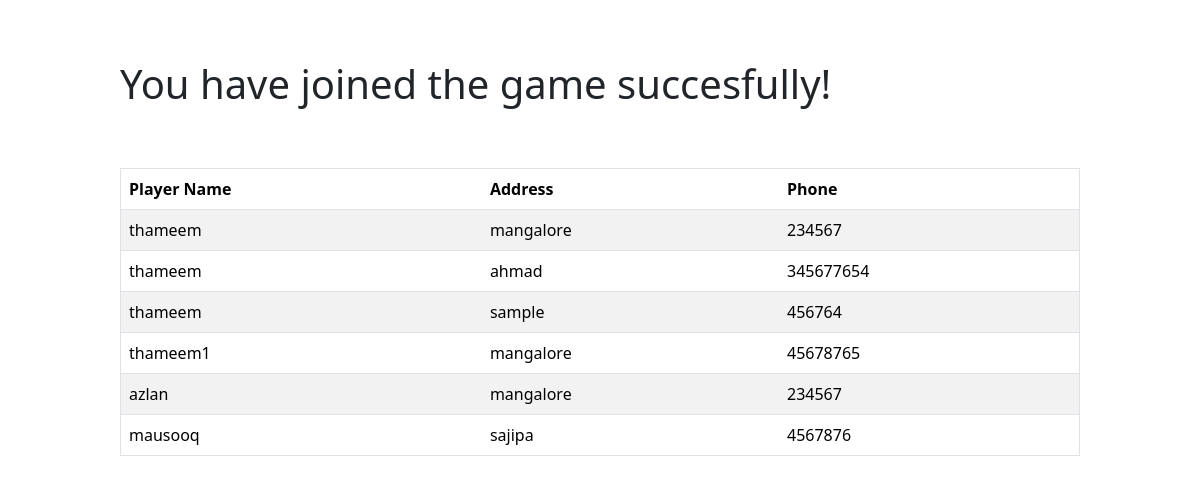
Screenshot of /game/1/players_list (signed in) with the database file from the repository.
### app.py (models this page shows)
class Player(db.Model):
    id = db.Column(db.Integer, primary_key=True)
    game_id = db.Column(db.Integer, db.ForeignKey('game.id'), nullable=False)
    player_name = db.Column(db.String(255), nullable=False)
    player_address = db.Column(db.String(255), nullable=False)
    player_phone = db.Column(db.String(15), nullable=True)

### app.py (the view)
@app.route('/game/<int:game_id>/players_list')
@login_required
def players_list(game_id):
    game = Game.query.get_or_404(game_id)
    players = game.players
    return render_template('players_list.html', players=players)

### app.py (called while the page is built)
@login_manager.user_loader
def load_user(user_id):
    return User.query.get(int(user_id))

### templates/players_list.html
{% extends 'layout.html' %} {% block title %} Players List {% endblock title %}
{% block body %}
<h1 class="turftab">You have joined the game succesfully!</h1>
<div class="turftab">
  <table border="1" class="table table-striped">
    <thead>
      <tr>
        <th>Player Name</th>
        <th>Address</th>
        <th>Phone</th>
      </tr>
    </thead>
    <tbody>
      {% for player in players %}
      <tr>
        <td>{{ player.player_name }}</td>
        <td>{{ player.player_address }}</td>
        <td>{{ player.player_phone }}</td>
      </tr>
      {% endfor %}
    </tbody>
  </table>
</div>
{% endblock body %}

### static/css/style.css (style rules this page uses)
.turftab { width: 80%; margin: auto; margin-top: 5%; }

### rows the page displays
Player: player_name "thameem", player_address "mangalore", player_phone "234567"
Player: player_name "thameem", player_address "ahmad", player_phone "345677654"
Player: player_name "thameem", player_address "sample", player_phone "456764"
Player: player_name "thameem1", player_address "mangalore", player_phone "45678765"
Player: player_name "azlan", player_address "mangalore", player_phone "234567"
Player: player_name "mausooq", player_address "sajipa", player_phone "4567876"
